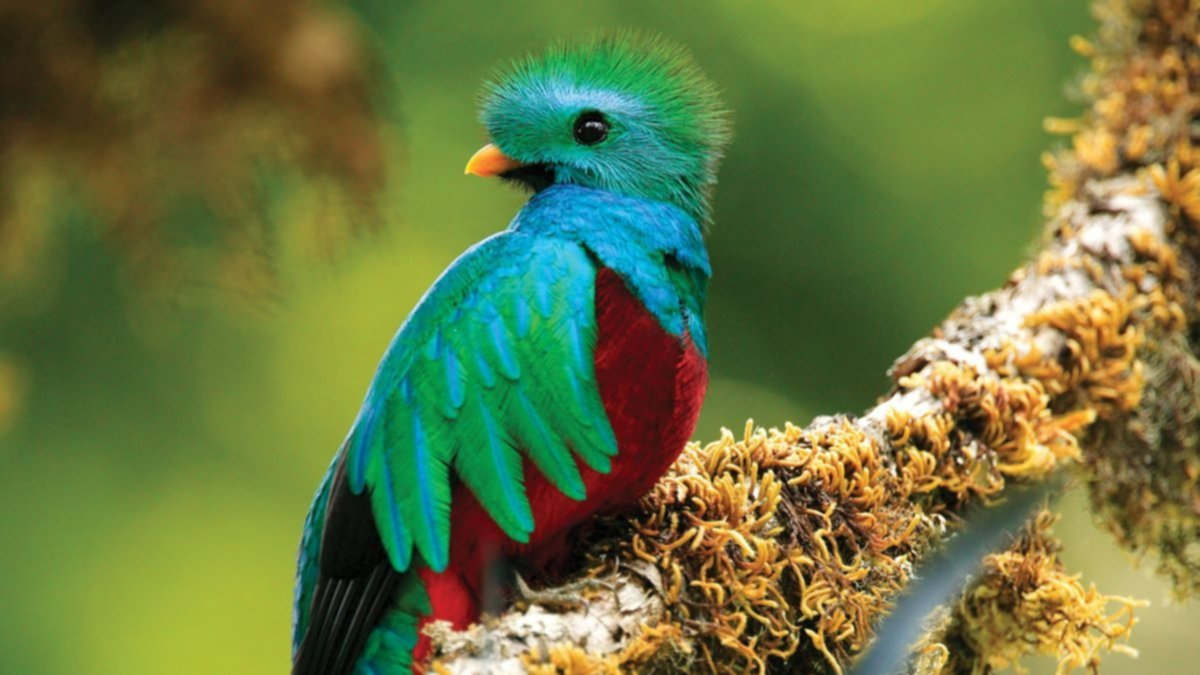
#> input picture quetzal.jpg, 1200 x 675 px
$ jupyter execute --allow-errors Laboratorio1.ipynb
#> lines starting #> are read from the running program, lines starting #| are printed output that depends on the picture
## Laboratorio 1

[cell 1]
import cv2
import numpy as np
import matplotlib.pyplot as plt

### Problema 1

[cell 2]
img_original = cv2.imread("quetzal.jpg")
#> img_original is the input picture: shape (675, 1200, 3); mean B, G, R 65.3, 119.4, 104.7
img_original = cv2.cvtColor(img_original, cv2.COLOR_BGR2RGB)

[cell 3]
plt.imshow(img_original)

#### Definimos la función

[cell 4]
def imagen_canal_color(img, color):
#> called with color = 1
     alto = img.shape[0]
#> alto = 675
     ancho = img.shape[1]
#> ancho = 1200

     img_salida = np.zeros_like(img)

     for i in range(0, alto):
          for j in range(0, ancho):
               pixel = img[i, j]
               red = pixel[0]
               green = pixel[1]
               blue = pixel[2]

               if color == 1:
                    img_salida[i, j] = [0, 0, blue]
               elif color == 2:
                    img_salida[i, j] = [0, green, 0]
               elif color == 3:
                    img_salida[i, j] = [red, 0, 0]
               elif color == 10:
                    img_salida[i, j] = [red, green, 0]
               elif color == 20:
                    img_salida[i, j] = [0, green, blue]
               elif color == 30:
                    img_salida[i, j] = [red, 0, blue]
               else:
                    img_salida = img

     return img_salida

#### Canal azul - 1

[cell 5]
img_result = imagen_canal_color(img_original, 1)
plt.imshow(img_result)

#### Canal verde - 2

[cell 6]
img_result = imagen_canal_color(img_original, 2)
plt.imshow(img_result)

#### Canal rojo - 3

[cell 7]
img_result = imagen_canal_color(img_original, 3)
plt.imshow(img_result)

#### Canal rojo y verde - 10

[cell 8]
img_result = imagen_canal_color(img_original, 10)
plt.imshow(img_result)

#### Canal verde y azul - 20

[cell 9]
img_result = imagen_canal_color(img_original, 20)
plt.imshow(img_result)

#### Canal azul y rojo - 30

[cell 10]
img_result = imagen_canal_color(img_original, 30)
#> after the loop in imagen_canal_color (call 6), `for i in range(0, alto):`:
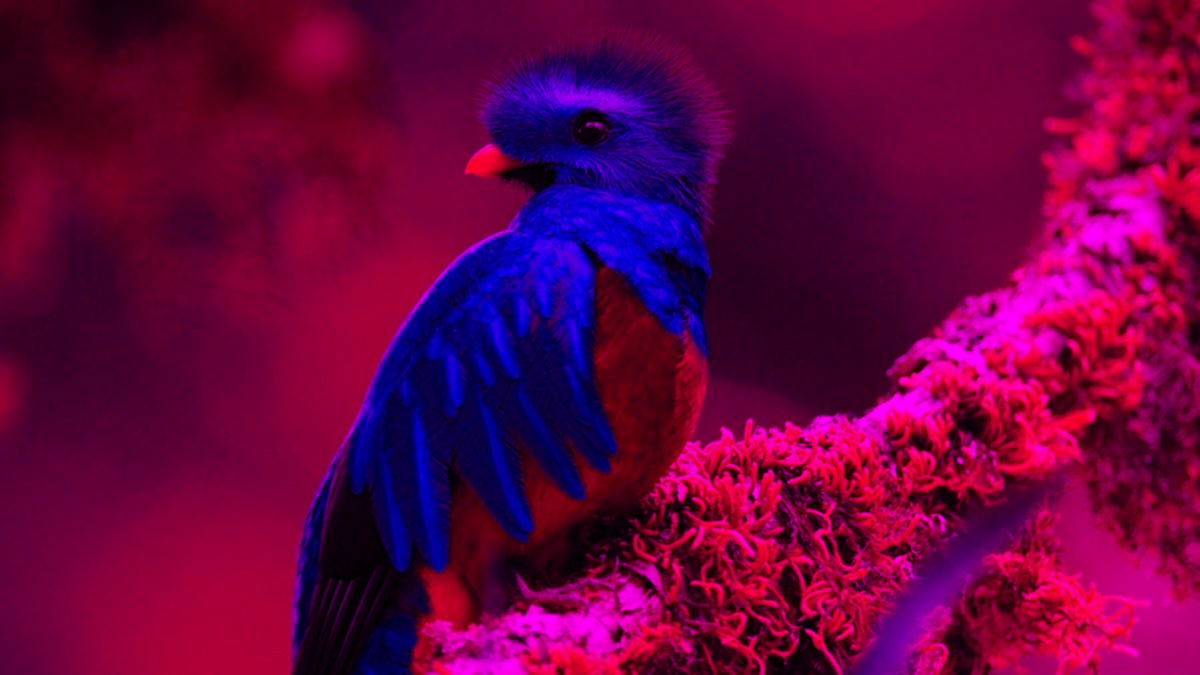
#> img_salida: shape (675, 1200, 3); mean R, G, B 104.7, 0, 65.3
plt.imshow(img_result)

### Problema 2

[cell 11]
def generar_imagen_color(img_gray_red, img_gray_green, img_gray_blue):

    img_color = cv2.merge((img_gray_red, img_gray_green, img_gray_blue))

    return img_color

[cell 12]
# cv2.IMREAD_GRAYSCALE es clave para que todas las imagenes tengan la misma dimensión.
img_gray_rojo = cv2.imread("imagen1/imagen1_salida_gray_rojo.jpg", cv2.IMREAD_GRAYSCALE)
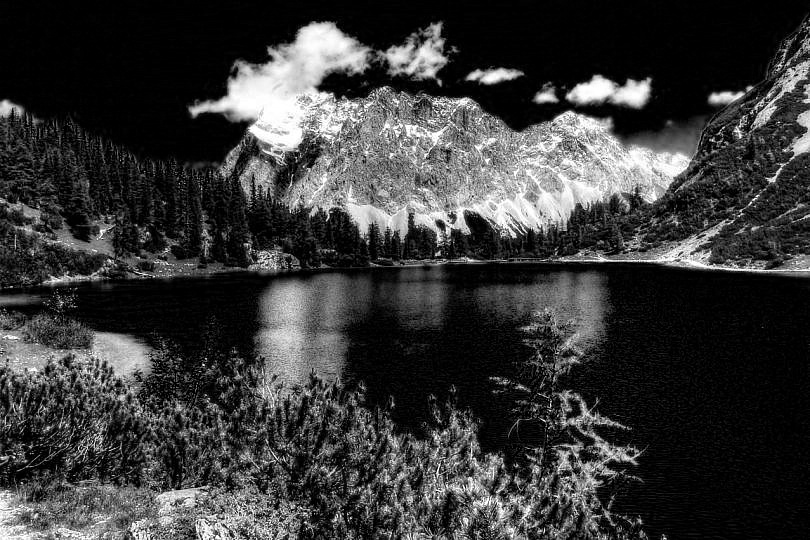
#> input picture imagen1/imagen1_salida_gray_rojo.jpg, 810 x 540 px
#> img_gray_rojo is the input picture: shape (540, 810); min 0, max 255, mean 57.5
img_gray_verde = cv2.imread("imagen1/imagen1_salida_gray_verde.jpg", cv2.IMREAD_GRAYSCALE)
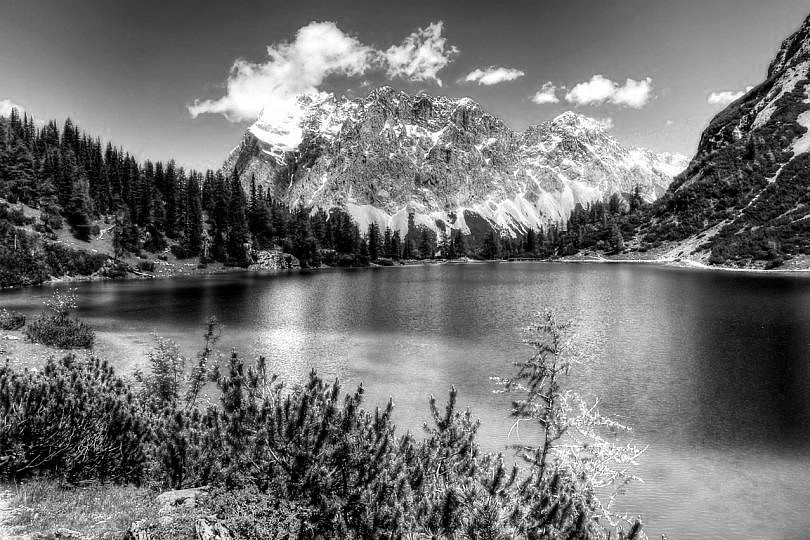
#> input picture imagen1/imagen1_salida_gray_verde.jpg, 810 x 540 px
#> img_gray_verde is the input picture: shape (540, 810); min 0, max 255, mean 113.9
img_gray_azul = cv2.imread("imagen1/imagen1_salida_gray_azul.jpg", cv2.IMREAD_GRAYSCALE)
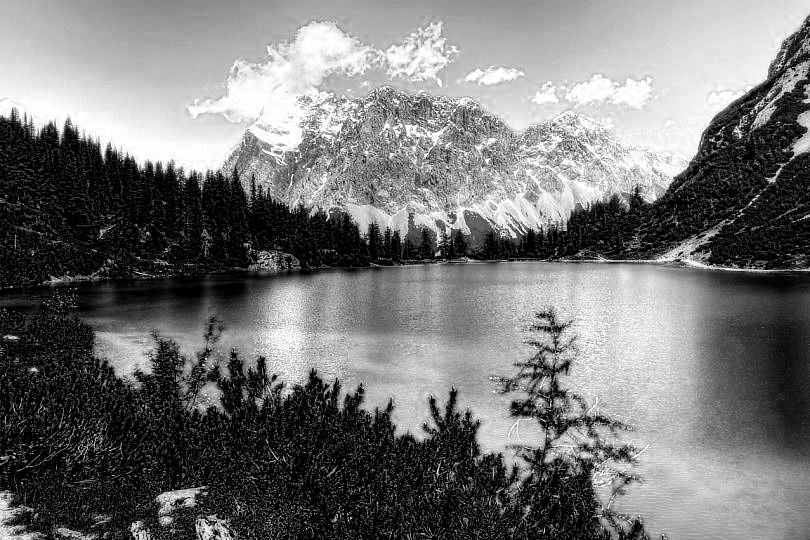
#> input picture imagen1/imagen1_salida_gray_azul.jpg, 810 x 540 px
#> img_gray_azul is the input picture: shape (540, 810); min 0, max 255, mean 118.1

[cell 13]
img_color_result = generar_imagen_color(img_gray_rojo, img_gray_verde, img_gray_azul)
plt.imshow(img_color_result)

[cell 14]
img_gray_rojo = cv2.imread("imagen2/imagen2_salida_gray_rojo.jpg", cv2.IMREAD_GRAYSCALE)
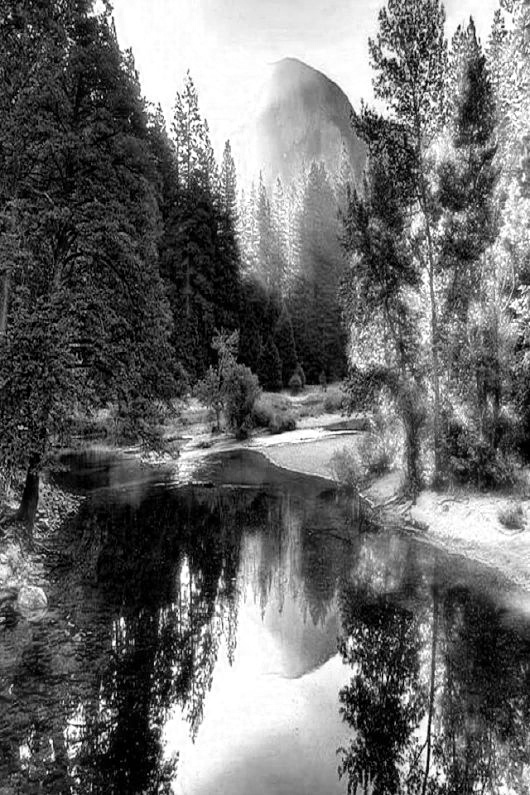
#> input picture imagen2/imagen2_salida_gray_rojo.jpg, 530 x 795 px
#> img_gray_rojo is the input picture: shape (795, 530); min 0, max 255, mean 106.5
img_gray_verde = cv2.imread("imagen2/imagen2_salida_gray_verde.jpg", cv2.IMREAD_GRAYSCALE)
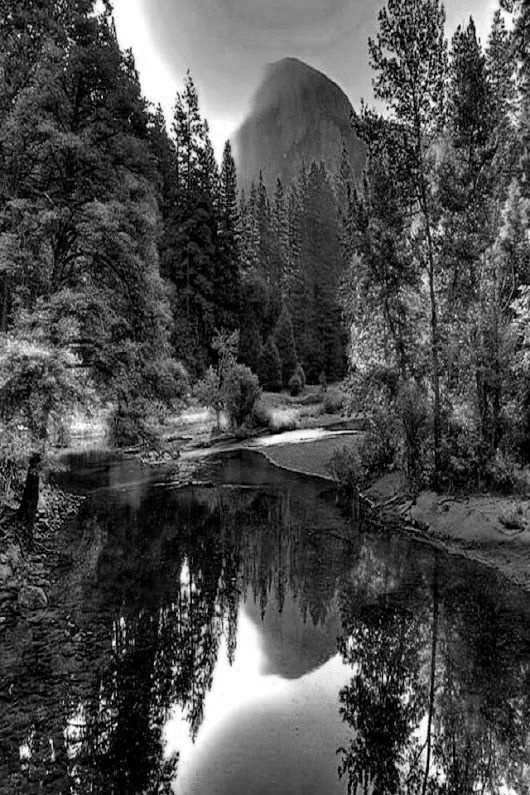
#> input picture imagen2/imagen2_salida_gray_verde.jpg, 530 x 795 px
#> img_gray_verde is the input picture: shape (795, 530); min 0, max 255, mean 75.3
img_gray_azul = cv2.imread("imagen2/imagen2_salida_gray_azul.jpg", cv2.IMREAD_GRAYSCALE)

#> (a cell that did not finish here is left out)

[cell 16]
img_gray_rojo = cv2.imread("perro/perro_salida_gray_rojo.jpg", cv2.IMREAD_GRAYSCALE)
img_gray_verde = cv2.imread("perro/perro_salida_gray_verde.jpg", cv2.IMREAD_GRAYSCALE)
img_gray_azul = cv2.imread("perro/perro_salida_gray_azul.jpg", cv2.IMREAD_GRAYSCALE)

#> (a cell that did not finish here is left out)

### Problema 3

[cell 18]
def generar_imagen_escala_grises(img_color):

    img_gray_red, img_gray_green, img_gray_blue = cv2.split(img_color)

    cv2.imwrite('quetzal/quetzal_gris_rojo.jpg', img_gray_red)
    cv2.imwrite('quetzal/quetzal_gris_verde.jpg', img_gray_green)
    cv2.imwrite('quetzal/quetzal_gris_azul.jpg', img_gray_blue)

[cell 19]
img_original_color = cv2.imread('quetzal/quetzal.jpg')
img_original_color = cv2.cvtColor(img_original_color, cv2.COLOR_BGR2RGB)
plt.imshow(img_original_color)

[cell 20]
generar_imagen_escala_grises(img_original_color)

#### Imagen gris rojo

[cell 21]
img_gray_red = cv2.imread('quetzal/quetzal_gris_rojo.jpg')
#> img_gray_red: shape (675, 1200, 3); min 0, max 255, mean 104.7
plt.imshow(img_gray_red)

#### Imagen gris verde

[cell 22]
img_gray_verde = cv2.imread('quetzal/quetzal_gris_verde.jpg')
#> img_gray_verde: shape (675, 1200, 3); min 0, max 255, mean 119.4
plt.imshow(img_gray_verde)

#### Imagen gris azul

[cell 23]
img_gray_azul = cv2.imread('quetzal/quetzal_gris_azul.jpg')
#> img_gray_azul: shape (675, 1200, 3); min 0, max 255, mean 65.3
plt.imshow(img_gray_azul)

### Problema 4

[cell 24]
def histogramas_imagen(img_color):

    red = img_color[:, :, 0]
    green = img_color[:, :, 1]
    blue = img_color[:, :, 2]

    img_gray = (red.astype(np.float32) + green.astype(np.float32) + blue.astype(np.float32)) / 3
    img_gray = img_gray.astype(np.uint8)

    hist_red = np.histogram(red, bins=256, range=(0, 256))[0]
#> hist_red = 256 values, max 9264 at index 0, min 1035 at index 221, mean 3164.1
    hist_green = np.histogram(green, bins=256, range=(0, 256))[0]
#> hist_green = 256 values, max 8428 at index 140, min 9 at index 0, mean 3164.1
    hist_blue = np.histogram(blue, bins=256, range=(0, 256))[0]
#> hist_blue = 256 values, max 34708 at index 58, min 52 at index 255, mean 3164.1
    hist_gray = np.histogram(img_gray, bins=256, range=(0, 256))[0]
#> hist_gray = 256 values, max 10406 at index 102, min 2 at index 255, mean 3164.1

    mean_red = np.mean(red)
#> mean_red = 104.7
    mean_green = np.mean(green)
#> mean_green = 119.4
    mean_blue = np.mean(blue)
#> mean_blue = 65.33
    mean_gray = np.mean(img_gray)
#> mean_gray = 96.15


    resultados = {
        'hist_red': hist_red,
        'mean_red': mean_red,
        'hist_green': hist_green,
        'mean_green': mean_green,
        'hist_blue': hist_blue,
        'mean_blue': mean_blue,
        'hist_gray': hist_gray,
        'mean_gray': mean_gray
    }

    return resultados

[cell 25]
img_original_color = cv2.imread('quetzal.jpg')
img_original_color = cv2.cvtColor(img_original_color, cv2.COLOR_BGR2RGB)

[cell 26]
result_hist_imagen = histogramas_imagen(img_original)
#> result_hist_imagen = 8 items

[cell 27]
plt.figure(figsize=(12, 8))

plt.subplot(2, 2, 1)
plt.plot(result_hist_imagen['hist_red'], color='red')
plt.axvline(result_hist_imagen['mean_red'], color='red', linestyle='dashed', linewidth=1)
plt.title('Histograma - Canal Rojo')
plt.xlabel('Intensidad')
plt.ylabel('Frecuencia')
#> figure, not shown here; curve peaks at x = 0, y = 9264

[cell 28]
plt.figure(figsize=(12, 8))

plt.subplot(2, 2, 2)
plt.plot(result_hist_imagen['hist_green'], color='green')
plt.axvline(result_hist_imagen['mean_green'], color='green', linestyle='dashed', linewidth=1)
plt.title('Histograma - Canal Verde')
plt.xlabel('Intensidad')
plt.ylabel('Frecuencia')
#> figure, not shown here; curve peaks at x = 140, y = 8428

[cell 29]
plt.figure(figsize=(12, 8))

plt.subplot(2, 2, 3)
plt.plot(result_hist_imagen['hist_blue'], color='blue')
plt.axvline(result_hist_imagen['mean_blue'], color='blue', linestyle='dashed', linewidth=1)
plt.title('Histograma - Canal Azul')
plt.xlabel('Intensidad')
plt.ylabel('Frecuencia')
#> figure, not shown here; curve peaks at x = 58, y = 34708

[cell 30]
plt.figure(figsize=(12, 8))

plt.subplot(2, 2, 4)
plt.plot(result_hist_imagen['hist_gray'], color='gray')
plt.axvline(result_hist_imagen['mean_gray'], color='gray', linestyle='dashed', linewidth=1)
plt.title('Histograma - Escala de Grises')
plt.xlabel('Intensidad')
plt.ylabel('Frecuencia')

plt.tight_layout()
plt.show()
#> figure, not shown here; curve peaks at x = 102, y = 10406

### Problema 5

Técnica que le asigna un valor especifico a cada canal de color basándose en la sensibilidad de los humanos para percibir la luz roja, verde y azul. El ojo humano percibe más la luz verde, seguida de la luz roja y por último la luz azul, es por eso que al verde se le asigna un peso de 0.59, al rojo 0.3 y al azul 0.11.

[cell 31]
def generar_imagen_gris_ponderado(img_color):

    img_gray = np.zeros_like(img_color)

    red = img_color[:, :, 0]
    green = img_color[:, :, 1]
    blue = img_color[:, :, 2]

    img_gray = 0.3 * red + 0.59 * green + 0.11 * blue
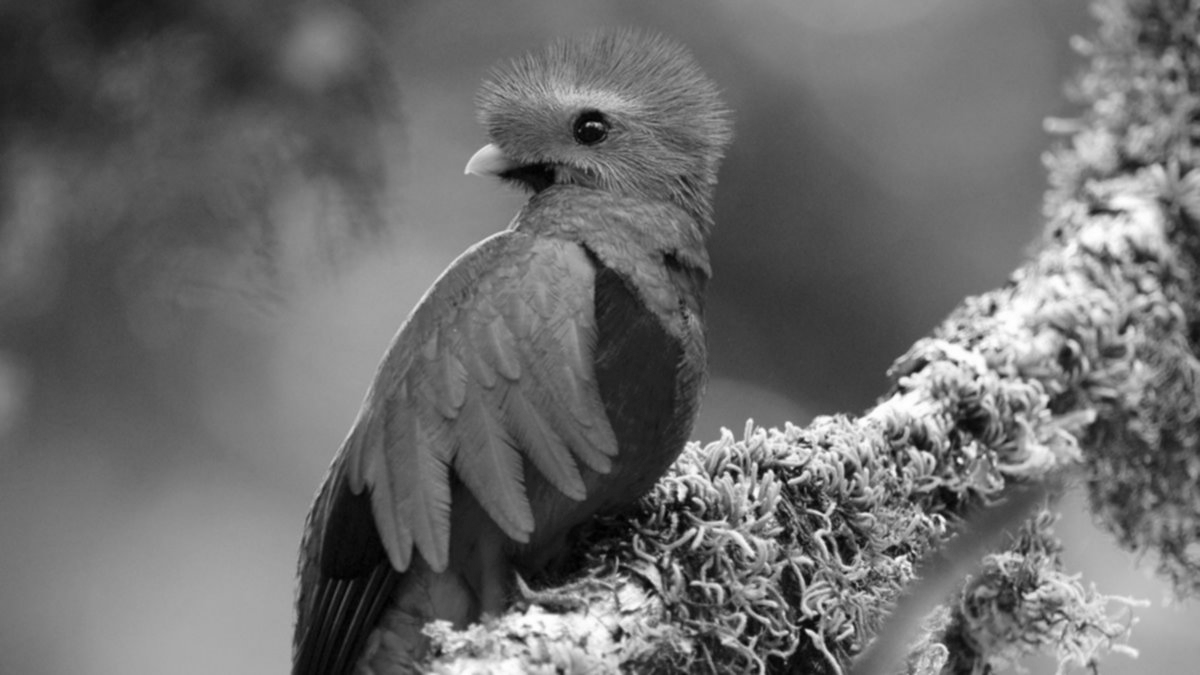
#> img_gray: shape (675, 1200) float64; min 0.59, max 255, mean 109.1
    img_gray = img_gray.astype(np.uint8)

    return img_gray
